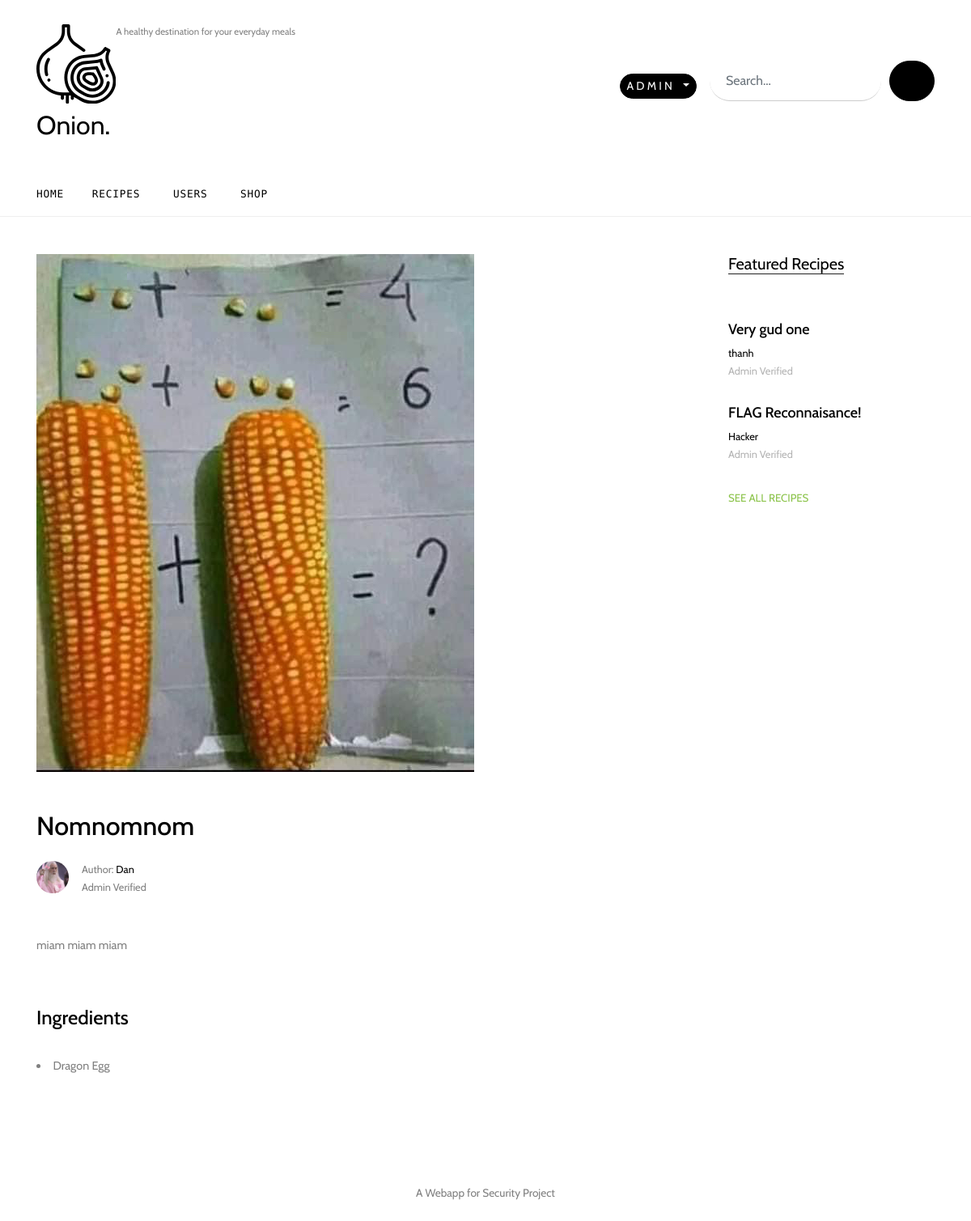
The page /admin/recipe/2 (signed in) on the database its author committed.
### App/models.py (models this page shows, shortened)
class Recipe(db.Model):
    id = db.Column(db.Integer, primary_key=True)
    title = db.Column(db.String(255), nullable=False)
    description = db.Column(db.Text, nullable=False)
    time = db.Column(db.Integer, nullable=False)
    servings = db.Column(db.Integer, nullable=False)
    ingredients = db.Column(db.Text, nullable=False)
    image = db.Column(db.String(20), nullable=False, default="default.jpg")
    approval = db.Column(db.Integer, nullable=False)
    status = db.Column(db.String(12), nullable=False)
    saved = db.relationship('Saved', backref='saved_recipe', lazy=True)
    created_by = db.Column(db.Integer, db.ForeignKey('user.id'), nullable=False)

class User(db.Model):
    id = db.Column(db.Integer, primary_key=True)
    name = db.Column(db.Text, nullable=False)
    username = db.Column(db.String(20), unique=True, nullable=False)
    email = db.Column(db.String(120), unique=True, nullable=False)
    profile_pic = db.Column(db.String(20), nullable=False, default='default_user.jpg')
    password = db.Column(db.String(60), nullable=False)
    type = db.Column(db.String(10), nullable=False)
    designation = db.Column(db.Text, nullable=False)
    ingredient = db.relationship('Ingredient', backref='ing_creator', lazy=True)
    recipes = db.relationship('Recipe', backref='recipe_creator', lazy=True)

### App/views/admin.py (the view)
@admin.route('/recipe/<int:recipe_id>')
def single_recipe(recipe_id):
    valid = PassiveControls.validation()
    if valid[0] and valid[2] == "admin":
        recipe = Recipe.query.get_or_404(recipe_id)
        featured = Recipe.query.filter_by(status=1 and 2)
        ingredient = recipe.ingredients.split(',')
        return render_template('admin/single.html', user=valid[3], recipe=recipe, featured=featured, ingredients=ingredient)
    else:
        return render_template("error.html", error=PassiveControls.ErrMsg.access)

### Controls/PassiveControls.py (called while the page is built)
def validation():
    if "id" and "access" and "name" in session:
        return True, session['id'], session['access'], session['name']
    else:
        return False, "None", "None", "None"

### App/templates/admin/single.html
{% extends "admin/base.html" %}
{% block content %}
    <div class="site-section">
      <div class="container">
        <div class="row">
          <div class="col-lg-8 single-content">
            <p class="mb-5">
              <img src="{{ url_for('static', filename= 'images/' + recipe.image) }}" alt="Image" class="img-fluid">
            </p>
            <h1 class="mb-4">
              {{recipe.title}}
            </h1>
            <div class="post-meta d-flex mb-5">
              <div class="bio-pic mr-3">
                <img src="{{ url_for('static', filename= 'images/' + recipe.recipe_creator.profile_pic) }}" alt="Image" class="img-fluidid">
              </div>
              <div class="vcard">
                <span class="d-block">Author: <a href="{{ url_for('user.user_profile', user_id=recipe.recipe_creator.id ) }}">{{recipe.recipe_creator.name}}</a></span>
                <span class="read">
                    {% if recipe.approval < 0 %}
                        Not Verified <span class="mx-1">&bullet;</span>
                    {% elif recipe.approval > 0 %}
                        Admin Verified <span class="icon-star2"></span>
                    {% else %}
                        Rejected
                    {% endif %}</span>
              </div>
            </div>
            <p>{{recipe.description}}</p>
            <div class="pt-5">
                <h4 style="color: black">Ingredients</h4><br>
                {% for ingredient in ingredients %}
                    <li>{{ingredient}}</li>
                {% endfor %}
            </div>
          </div>
          <div class="col-lg-3 ml-auto">
            <div class="section-title">
              <h2>Featured Recipes</h2>
            </div>
              {% if featured %}
            {% for featured in featured %}
            <div class="trend-entry d-flex">
              <div class="trend-contents">
                <h2><a href="blog-single.html">{{featured.title}}</a></h2>
                <div class="post-meta">
                  <span class="d-block"><a href="{{ url_for('user.user_profile', user_id=featured.recipe_creator.id ) }}">{{featured.recipe_creator.name}}</a></span>
                  <span class="date-read">
                      {% if featured.approval < 0 %}
                        Not Verified <span class="mx-1">&bullet;</span>
                    {% elif featured.approval > 0 %}
                        Admin Verified <span class="icon-star2"></span>
                    {% else %}
                        Rejected
                    {% endif %}
                  </span>
                </div>
              </div>
            </div>
              {% else %}
              <p>There are no featured recipe at this moment</p>
            {% endfor %}
              {% endif %}
            <p>
              <a href="{{ url_for('user.recipes') }}" class="more">See All Recipes <span class="icon-keyboard_arrow_right"></span></a>
            </p>
          </div>
        </div>
      </div>
    </div>
{% endblock %}

### App/static/css/style.css (style rules this page uses)
html { overflow-x: hidden; }
body { line-height: 1.7; color: gray; font-weight: 300; font-size: .9rem; }
a { -webkit-transition: .3s all ease; -o-transition: .3s all ease; transition: .3s all ease; }
h1, h2, h3, h4, h5, .h1, .h2, .h3, .h4, .h5 { font-family: "Cabin", -apple-system, BlinkMacSystemFont, "Segoe UI", Roboto, "Helvetica Neue", Arial, sans-serif, "Apple Color Emoji", "Segoe UI Emoji", "Segoe UI Symbol", "Noto Color Emoji"; }
.site-section { padding: 2.5em 0; }
@media (min-width: 768px) { .site-section { padding: 7em 0; } }
.section-title { color: #000; margin-bottom: 50px; }
.section-title h2 { font-size: 20px; font-weight: 400; border-bottom: 1px solid #222; position: relative; display: inline-block; }
.section-title h2:before { position: absolute; content: ""; height: 1px; background: #777; }
.post-meta { font-size: .8rem; }
.post-meta a { color: #000; }
.bio-pic { -webkit-box-flex: 0; -ms-flex: 0 0 40px; flex: 0 0 40px; }
.bio-pic img { max-width: 100%; border-radius: 50%; }
.date-read { color: #b4b4b4; }
.trend-entry { margin-bottom: 30px; }
.trend-entry .trend-contents h2 { font-size: 18px; }
.trend-entry .trend-contents h2 a { color: #000; }
.more { color: #8bc34a; text-transform: uppercase; font-size: .83rem; }
.single-content h1 { font-size: 2rem; color: #000; }
.single-content { font-size: .9rem; }

### rows shown on the page
Recipe: image (picture), title "Nomnomnom", description "miam miam miam", ingredients "Dragon Egg"
User: profile_pic (picture), recipe_creator.name "Dan"
Recipe: title "Very gud one", recipe_creator.name "thanh", approval "Admin Verified"
Recipe: title "FLAG Reconnaisance!", recipe_creator.name "Hacker", approval "Admin Verified"

### other values the page prints
{{ user }} "ADMIN"
